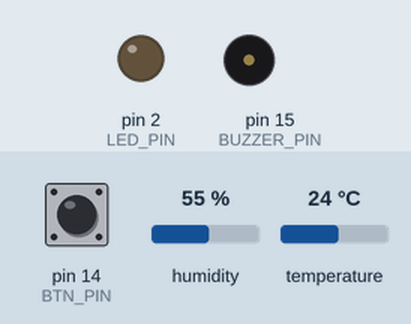
Simulated run of this sketch. Board: Arduino Uno, built with avr-gcc and run on an emulated ATmega328P. Shown: output pins drawn as LEDs (lit = HIGH), buzzer (waves = sounding). The test bench sets the inputs (shaded band); at power-on: temperature 24 °C, pin 14 (BTN_PIN) HIGH, humidity 55 %.

Above: at 1.4 s.
1.5 s: temperature set to 29 °C
3.3 s: temperature set to 32 °C
At 4.7 s:
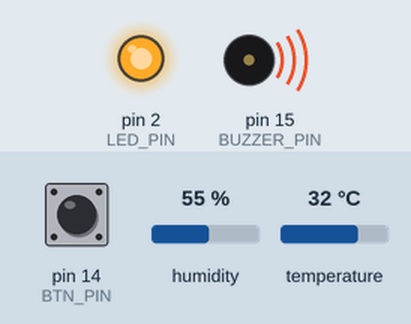
5.7 s: temperature set to 12 °C
At 7.2 s:
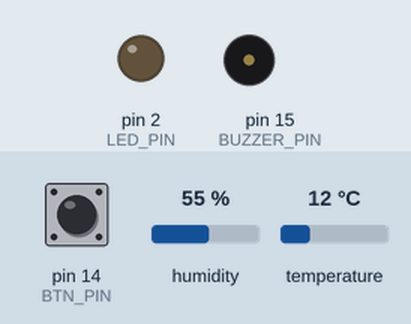
7.8 s: temperature set to 33 °C
At 9.7 s:
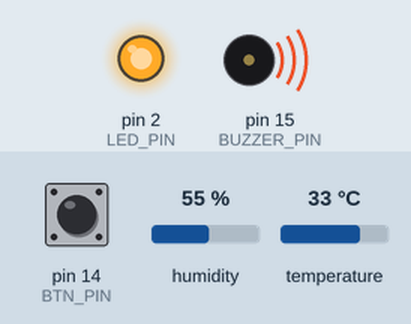
Timing chart, 0 to 11.0 s (numbered marks = the images above; inputs shaded):
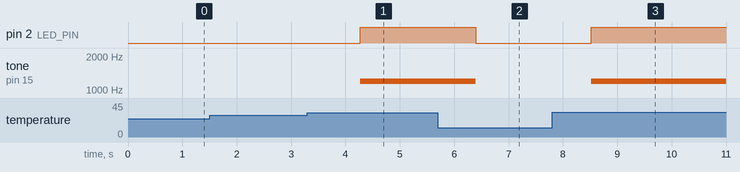

The sketch:

Projeto2.ino
```cpp
#include "DHT.h"

#define DHTPIN 4
#define DHTTYPE DHT11
#define LED_PIN 2
#define BUZZER_PIN 15
#define BTN_PIN 14

bool alarmeAtivo = true;

DHT dht(DHTPIN, DHTTYPE);

void setup() {
  Serial.begin(115200);
  dht.begin();

  pinMode(LED_PIN, OUTPUT);
  pinMode(BUZZER_PIN, OUTPUT);
  pinMode(BTN_PIN, INPUT_PULLUP);
}

void loop() {
  float t = dht.readTemperature();

  if (!digitalRead(BTN_PIN)) alarmeAtivo = false;

  if (t > 30) {
    digitalWrite(LED_PIN, HIGH);
    if (alarmeAtivo) tone(BUZZER_PIN, 1200);
  } else {
    digitalWrite(LED_PIN, LOW);
    noTone(BUZZER_PIN);
    alarmeAtivo = true; // reseta para próxima vez
  }

  delay(300);
}
```

Measured:
- the behaviour switches between 30 and 31 °C on temperature (found by bisection; images 0 and 1)
- after the input at 1.5 s, every drawn part: stays the same
- after the input at 3.3 s, pin 2 (LED_PIN): LOW → HIGH after 0.97 s; tone on pin 15 (BUZZER_PIN): silent → 1200 Hz after 0.97 s
- after the input at 5.7 s, pin 2 (LED_PIN): HIGH → LOW after 0.69 s; tone on pin 15 (BUZZER_PIN): 1200 Hz → silent after 0.69 s
- after the input at 7.8 s, pin 2 (LED_PIN): LOW → HIGH after 0.72 s; tone on pin 15 (BUZZER_PIN): silent → 1200 Hz after 0.72 s
